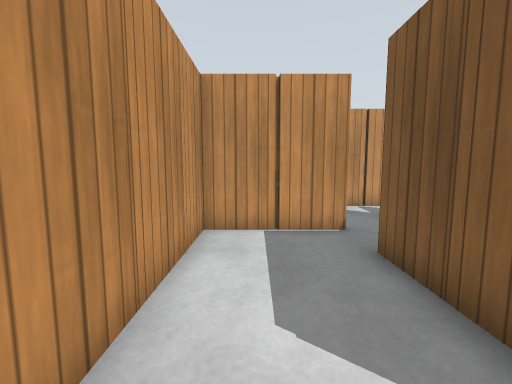
view 1 (above)

24 first-person views from a walk through a robot-simulator world made for Gazebo. The camera is 0.86 m above the floor, tilts 6° down and sees 90° across. The floor is counted in squares, 0.5 m on a side. Each view is taken from the middle of a square. On the plan, view 1 faces up. The plan holds only what a view shows up to about 14 squares ahead; the rest is blank. Simple patterns stand in for the simulator's built-in surfaces.

view 2
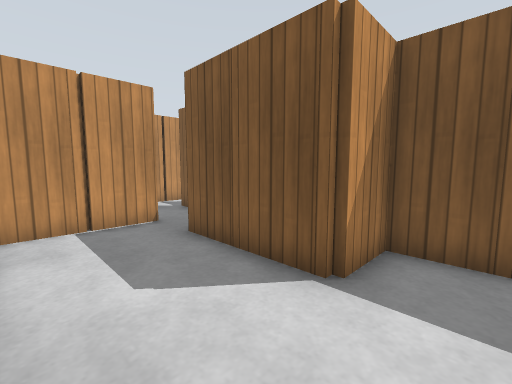

view 3
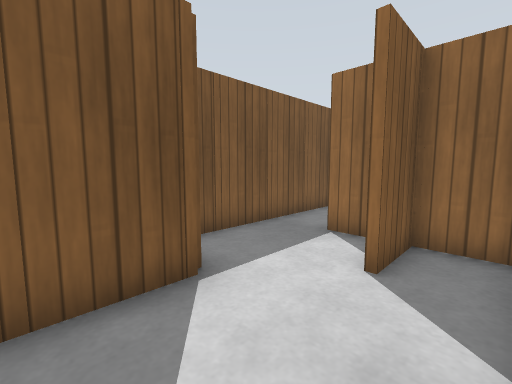

view 4
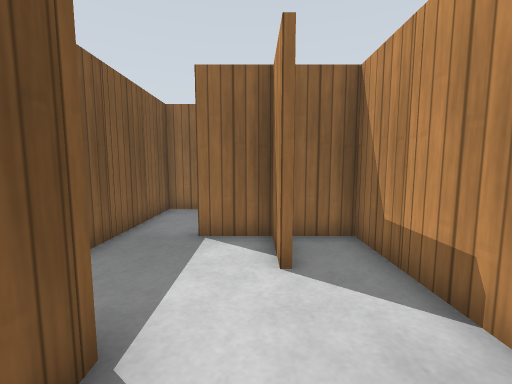

view 5
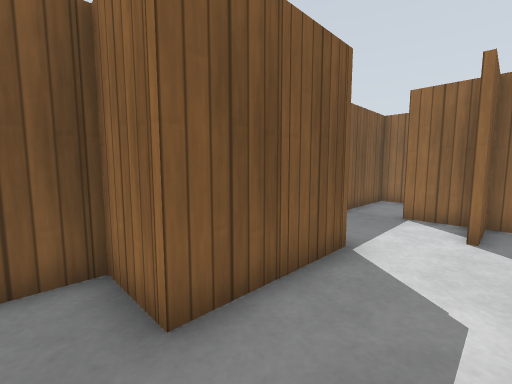

view 6
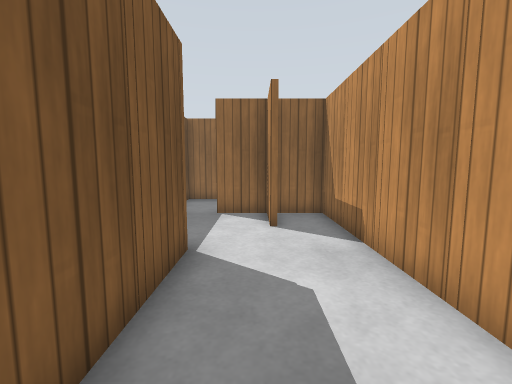

view 7
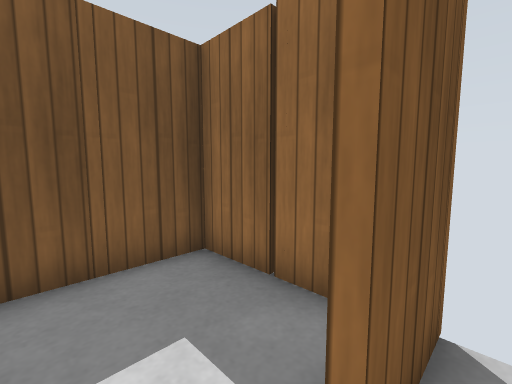

view 8
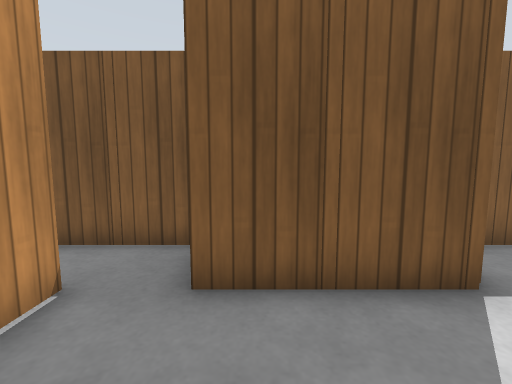

view 9
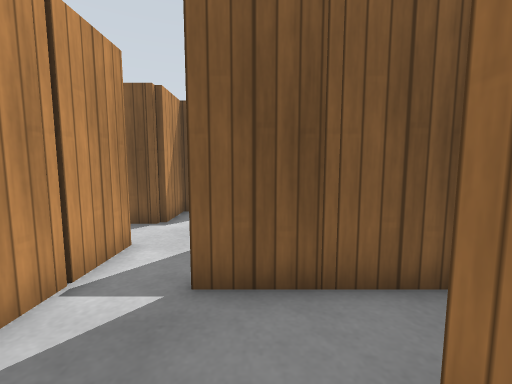

view 10
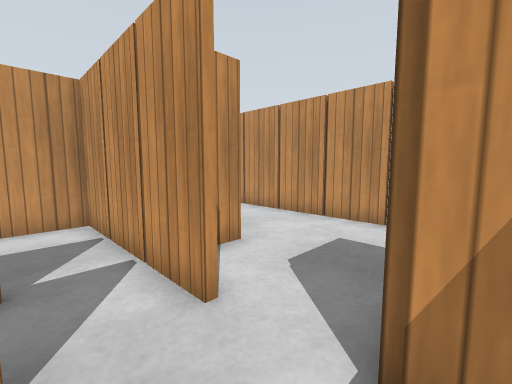

view 11
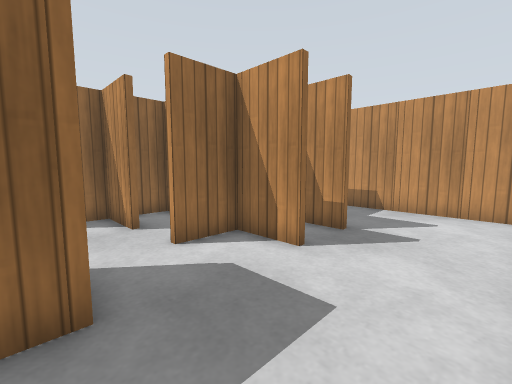

view 12
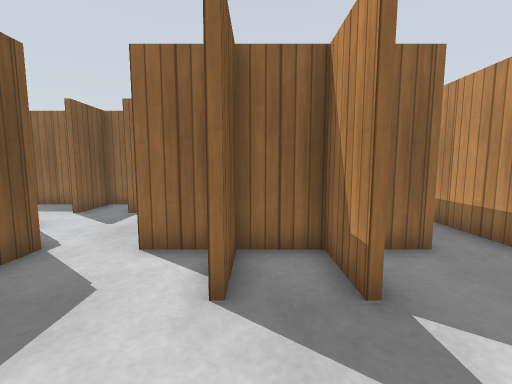

view 13
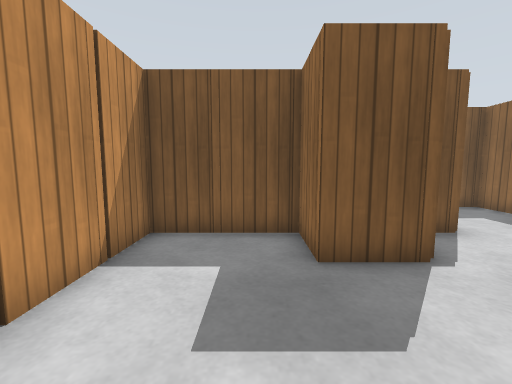

view 14
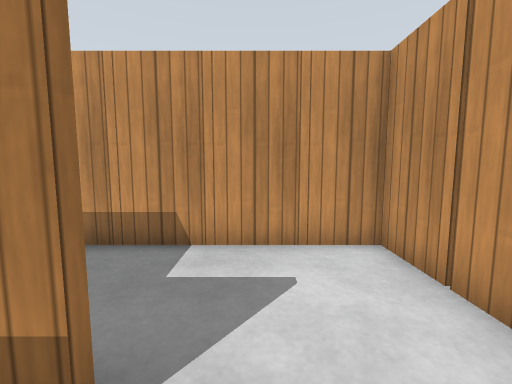

view 15
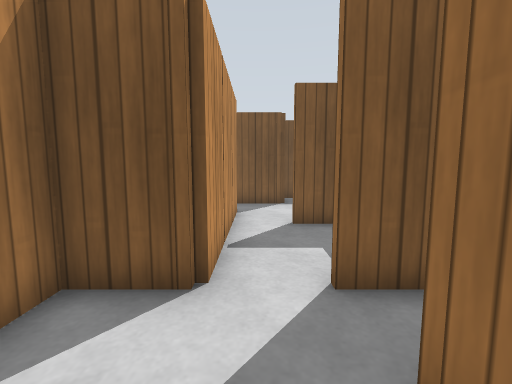

view 16
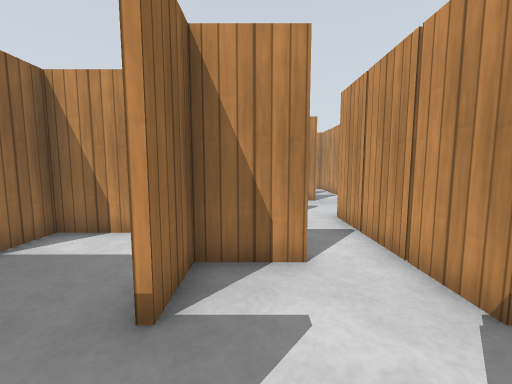

view 17
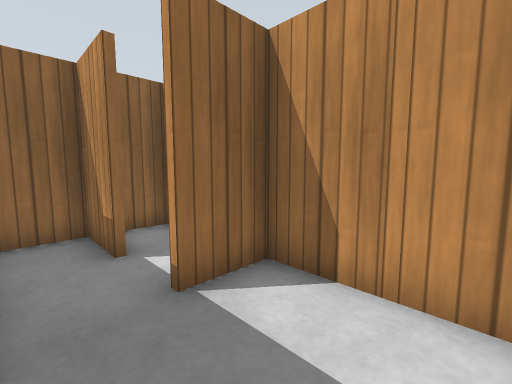

view 18
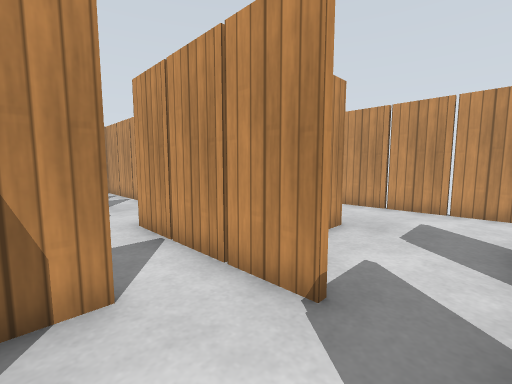

view 19
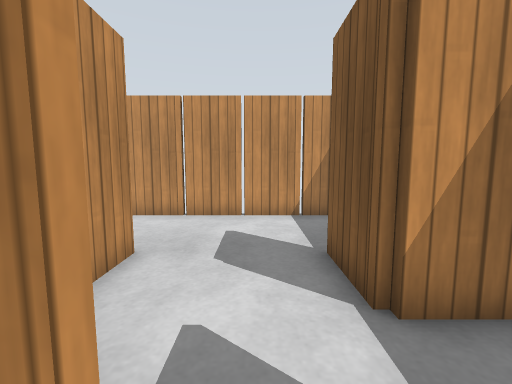

view 20
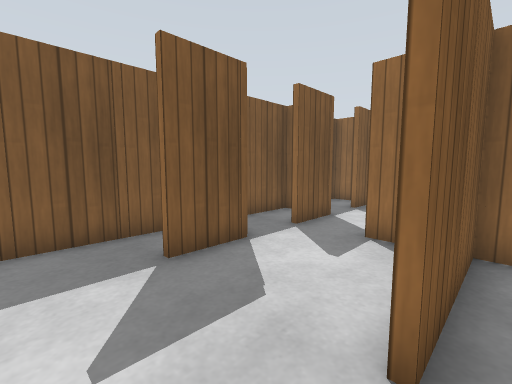

view 21
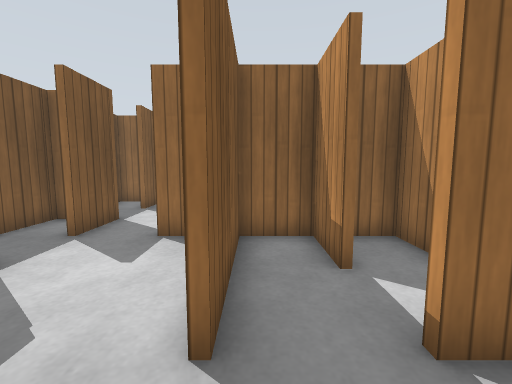

view 22
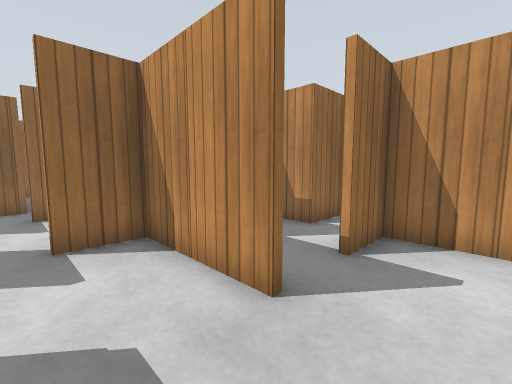

view 23
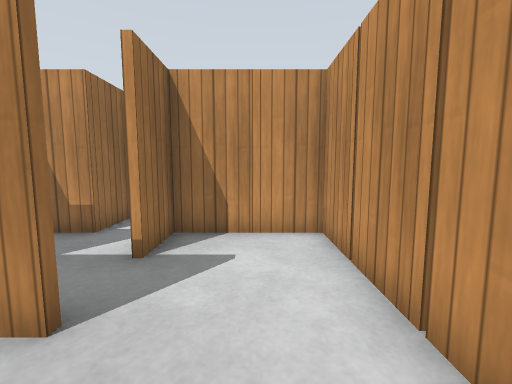

view 24
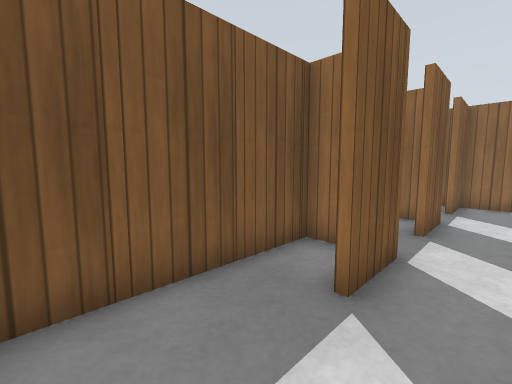

### Floor plan
Points are (right, up) in squares from view 1. A wall is a line through its corners. A room is listed if a view was taken in it or the views show most of it. See-through windows are left out.
Room 1 (views 1, 2, 3, 4, 5, 6, 7, 8)
walls: (12.6, 2.6) (12.6, 0.9) (14.5, 0.9); (14.6, -1) (14.6, -2.5); (12.6, 4.1) (12.6, 3.5); (2.4, 1) (2.4, 4.9) (3.5, 4.9); (4.4, 5.4) (4.4, 7.6); (1.4, -3.1) (2.5, -3.1); (0.6, -1) (0.6, -2.5); (0.4, -2.5) (0.4, -1); (2.5, -6.9) (4.4, -6.9) (4.4, 0.7) (2.5, 0.7); (2.5, 6.7) (1.4, 6.7); (-1.4, -1.4) (-1.4, -3.1) (-0.4, -3.1); (0.4, -7) (0.4, -5); (-1.4, 0.6) (-1.4, -0.5); (-1.4, 2.6) (-1.4, 1.4); (-1.4, 4.5) (-1.4, 3.4); (-0.4, 6.7) (-1.4, 6.7) (-1.4, 5.4)
ways out: opening at (2, 8) to room 2; opening at (7, 8) to room 2; opening at (11, 6) to room 2; opening at (19, 3.5) to room 3; opening at (14.5, 4.5) to room 4
objects: wooden post (-2, -1); wooden post (-2, 1); wooden post (-2, 3); wooden post (-2, 5); wooden post (0, -3); wooden post (0, 7); wooden post (1, -3); wooden post (1, 7); wooden post (2, -7); wooden post (2, 1); wooden post (2, 3); wooden post (4, -5); wooden post (4, -3); wooden post (4, -1); wooden post (4, 5); wooden post (4, 7); wooden post (5, 5); wooden post (7, 7); wooden post (10, 5); wooden post (11, 5); wooden post (12, 1); wooden post (12, 3); wooden post (13, -3); wooden post (15, -3); wooden post (18, 3)
Room 2 (views 9, 10, 11, 12, 13, 14, 15)
walls: (4.4, 11.5) (4.4, 13); (4.6, 13) (4.6, 11.5); (5.4, 10.9) (6.5, 10.9); (6.5, 10.7) (5.4, 10.7); (2.6, 13) (2.6, 11.5); (6.6, 9) (6.6, 7.5); (8.4, 11) (8.4, 12.9) (9.5, 12.9); (1.6, 10.7) (0.6, 10.7) (0.6, 9.4); (4.4, 7.6) (4.4, 9); (0.4, 10.9) (1.4, 10.9); (4.5, 6.9) (5.6, 6.9); (10.4, 13.5) (10.4, 16.8); (2, 6.9) (2.5, 6.9); (8, 6.9) (8.6, 6.9); (10.4, 9) (10.4, 10.7) (8.5, 10.7); (-1.4, 12.6) (-1.4, 11.5); (-1.4, 10.6) (-1.4, 9.5); (-1.4, 14.6) (-1.4, 13.5); (10.6, 16.8) (10.6, 15.4); (11.6, 8.7) (10.5, 8.7); (11.5, 16.7) (-1.4, 16.7) (-1.4, 15.4); (10.4, 5.5) (10.4, 7)
ways out: opening at (2, 8) to room 1; opening at (7, 8) to room 1; opening at (11, 6) to room 1; opening at (10.7, 16) to room 4; opening at (12, 7) to room 4; opening at (-1.5, 10.5)
objects: wooden post (-2, 11); wooden post (-2, 13); wooden post (-2, 15); wooden post (0, 9); wooden post (0, 17); wooden post (2, 11); wooden post (2, 17); wooden post (3, 11); wooden post (4, 11); wooden post (4, 17); wooden post (5, 11); wooden post (6, 17); wooden post (8, 11); wooden post (8, 17); wooden post (10, 9); wooden post (10, 15)
Room 3 (view 16)
walls: (20.4, 6) (20.4, 6.5); (19.4, 2.9) (20.5, 2.9)
ways out: opening at (19, 3.5) to room 1; opening at (18, 5.5) to room 4
objects: other object (19, 3)
Room 4 (views 17, 18, 19, 20, 21, 22, 23, 24)
walls: (14.6, 10.6) (14.6, 9.5); (15.5, 8.9) (16.5, 8.9); (14.4, 9.5) (14.4, 13); (16.5, 8.7) (15.4, 8.7); (18.4, 11) (18.4, 13); (14.6, 13) (14.6, 11.5); (12.6, 11) (12.6, 9.5); (19.6, 10.9) (20.4, 10.9) (20.4, 16.1); (19.9, 10.7) (18.5, 10.7); (14.6, 7) (14.6, 5.5); (18.4, 7) (18.4, 9); (11.5, 12.9) (12.5, 12.9); (19, 6.9) (20.4, 6.9) (20.4, 8.6); (14.4, 5.5) (14.4, 7); (15.5, 4.9) (16.5, 4.9); (10.6, 14.6) (10.6, 13.5); (19.5, 16.7) (11.5, 16.7); (8.8, 10.9) (10.6, 10.9) (10.6, 8.9); (12, 4.9) (13.5, 4.9); (18.4, 3.6) (18.4, 5); (16.4, 2.9) (17.5, 2.9)
ways out: opening at (14.5, 4.5) to room 1; opening at (10.7, 16) to room 2; opening at (12, 7) to room 2; opening at (18, 5.5) to room 3
objects: other object (10, 13); wooden post (11, 13); wooden post (12, 9); wooden post (12, 17); wooden post (13, 9); wooden post (14, 5); wooden post (14, 9); wooden post (14, 11); wooden post (14, 17); wooden post (15, 5); wooden post (15, 9); wooden post (16, 17); wooden post (18, 7); wooden post (18, 11); wooden post (18, 17); wooden post (21, 9); wooden post (21, 13); wooden post (21, 15)

Where each view was taken, in squares from view 1:
view 1: 0 up, 0 right, facing up
view 2: 1 down, 1 left, facing up-right
view 3: 3 up, 1 left, facing down-right
view 4: 3 up, 1 right, facing down
view 5: 6 up, 0 right, facing down-right
view 6: 6 up, 1 right, facing down
view 7: 4 down, 0 right, facing down-right
view 8: 4 up, 1 left, facing right
view 9: 8 up, 1 right, facing right
view 10: 9 up, 9 right, facing up-left
view 11: 16 up, 9 right, facing down-left
view 12: 16 up, 4 right, facing down
view 13: 14 up, 4 right, facing right
view 14: 14 up, 4 right, facing left
view 15: 8 up, 7 right, facing right
view 16: 6 up, 19 right, facing left
view 17: 4 up, 16 right, facing down-left
view 18: 6 up, 18 right, facing up-left
view 19: 8 up, 17 right, facing up
view 20: 15 up, 14 right, facing down-right
view 21: 15 up, 14 right, facing down
view 22: 15 up, 17 right, facing down-left
view 23: 15 up, 17 right, facing left
view 24: 16 up, 17 right, facing down-right
